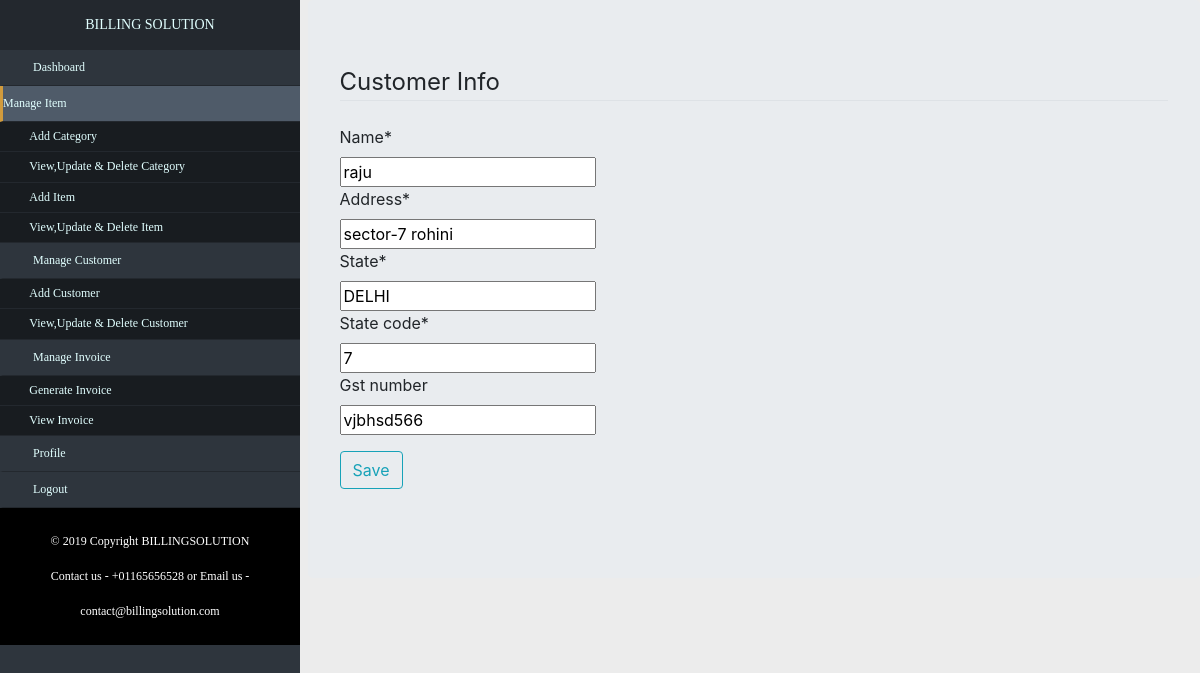
Screenshot of /customer/3/update_customer/ (signed in) with the database file from the repository.
### UserApp/models.py (models this page shows, shortened)
class Customer(models.Model):
    username = models.ForeignKey(User,on_delete=models.CASCADE)
    name = models.CharField(max_length=40,blank=False)
    address = models.CharField(max_length=80,blank=False)
    state = models.CharField(max_length=20,blank=False)
    state_code = models.IntegerField(blank=False)
    gst_number = models.CharField(max_length=20,blank=True)

### UserApp/views.py (the view, shortened to what this page needs)
# urls.py: path('customer/<int:pk>/update_customer/',views.CustomerUpdateView.as_view(), name='customerinfo-update'),
class CustomerUpdateView(LoginRequiredMixin,UserPassesTestMixin,UpdateView):
    login_url = 'UserApp:loginpage'
    model = models.Customer
    fields = ['name','address','state','state_code','gst_number']
    def test_func(self):
        cust = self.get_object()
        if self.request.user == cust.username:
            return True
        return False
    template_name='UserApp/customer_form.html'
    success_url = reverse_lazy('UserApp:customer-list')

### UserApp/templates/UserApp/customer_form.html (shortened to what this page needs)
{% extends "baseinner.html" %}
{% load crispy_forms_tags %}
{% block body_block %}
    <div class="content-section">
        <form method="POST">
            <fieldset class="form-group">
                <legend class="border-bottom mb-4">Customer Info</legend>
                {{ form|crispy }}
            </fieldset>
            <div class="form-group">
                <button class="btn btn-outline-info" type="submit">Save</button>
            </div>
        </form>
    </div>
{% endblock %}

### static/css/baseinnercss.css (style rules this page uses)
body { background-color:rgb(236,236,236); }

### rows the page displays
Customer: name "raju", address "sector-7 rohini", state "DELHI", state_code "7", gst_number "vjbhsd566"
